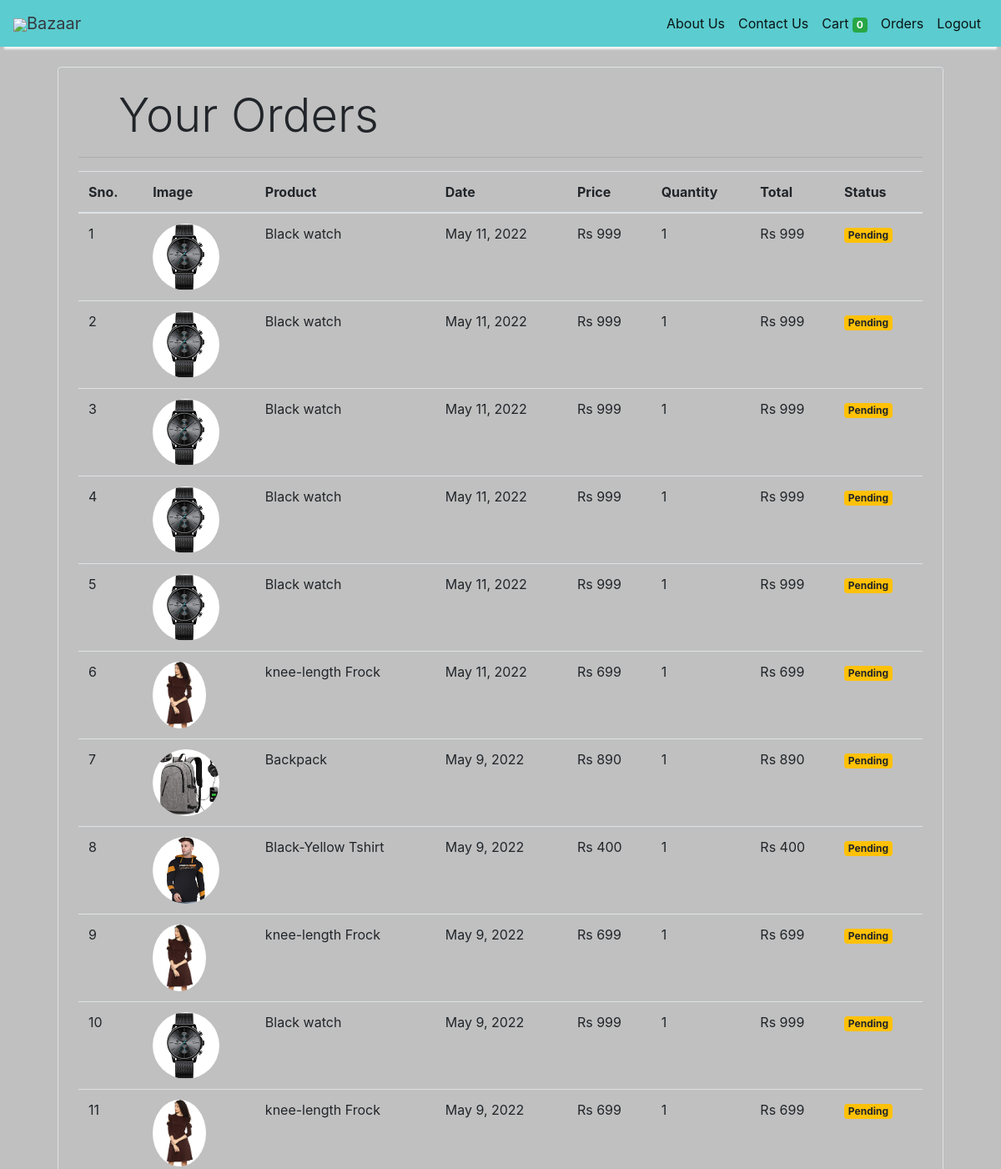
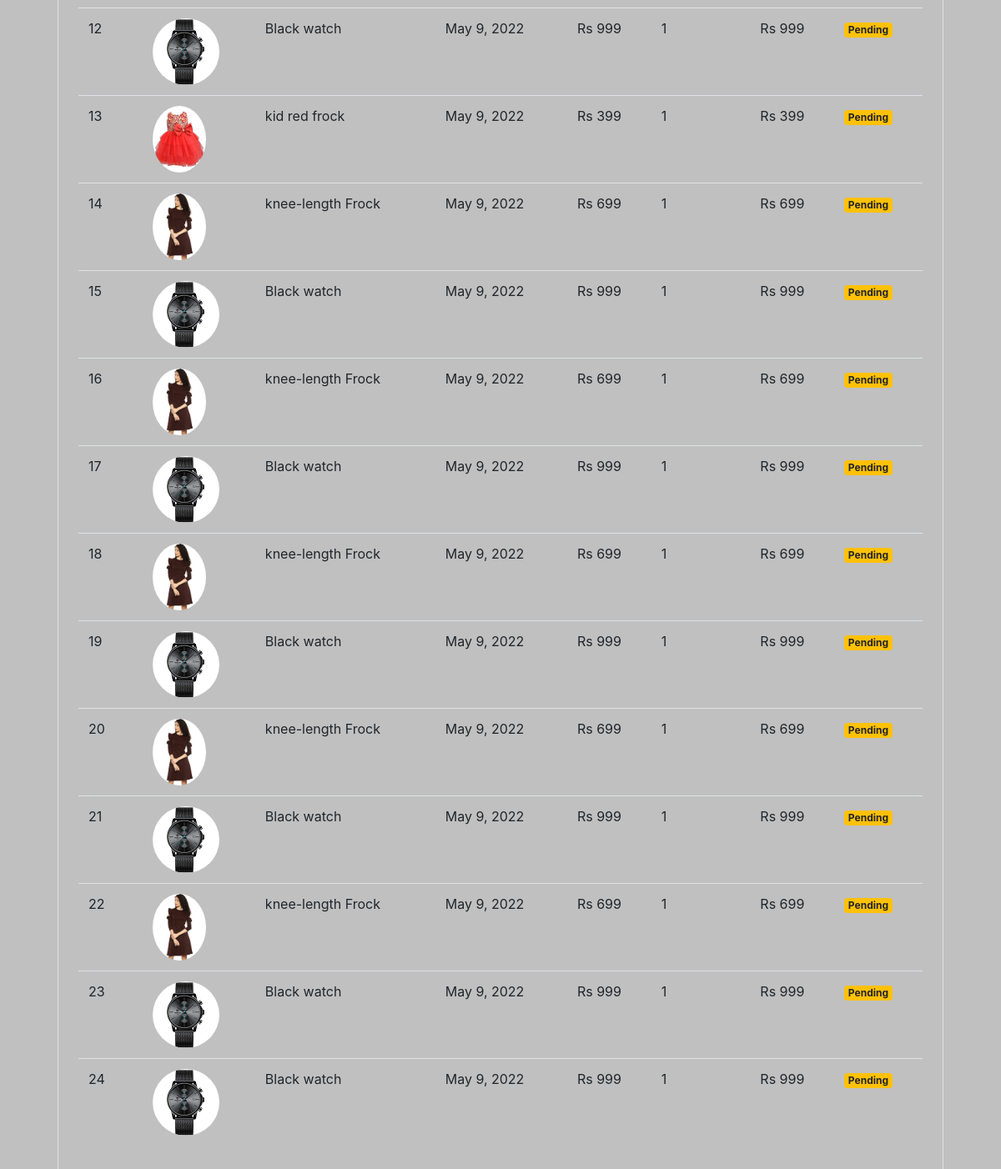
The page /orders (signed in) on the database its author committed (2 pictures, top to bottom).
### store/models/orders.py (models this page shows, shortened)
class Order(models.Model):
    product = models.ForeignKey(Products,
                                on_delete=models.CASCADE)
    customer = models.ForeignKey(Customer,
                                 on_delete=models.CASCADE)
    quantity = models.IntegerField(default=1)
    price = models.IntegerField()
    address = models.CharField (max_length=50, default='', blank=True)
    phone = models.CharField (max_length=50, default='', blank=True)
    date = models.DateField (default=datetime.datetime.today)
    status = models.BooleanField (default=False)
    @staticmethod
    def get_orders_by_customer(customer_id):
        return Order.objects.filter(customer=customer_id).order_by('-date')

### store/models/product.py (models this page shows, shortened)
class Products(models.Model):
    name = models.CharField(max_length=60)
    price= models.IntegerField(default=0)
    category= models.ForeignKey(Category,on_delete=models.CASCADE,default=1 )
    description= models.CharField(max_length=250, default='', blank=True, null= True)
    image= models.ImageField(upload_to='uploads/products/')

### store/middlewares/auth.py (the view)
    def middleware(request):
        print(request.session.get('customer'))
        returnUrl = request.META['PATH_INFO']
        print(request.META['PATH_INFO'])
        if not request.session.get('customer'):
           return redirect(f'login?return_url={returnUrl}')
        response = get_response(request)
        return response

### store/templatetags/custom_filter.py (called while the page is built)
@register.filter(name='currency')
def currency(number):
    return "Rs "+str(number)

@register.filter(name='multiply')
def multiply(number , number1):
    return number * number1

### store/views/orders.py (called while the page is built)
    def get(self , request ):
        customer = request.session.get('customer')
        orders = Order.get_orders_by_customer(customer)
        print(orders)
        return render(request , 'orders.html'  , {'orders' : orders})

### store/templates/orders.html (shortened to what this page needs)
{% extends 'base.html' %}
{% block content %}
{% load cart %}
{% load custom_filter %}
<div class="container">
   <div class="border rounded p-4 m-4">
        <p class="display-4 pl-4 ml-4">Your Orders</p>
        <hr>
        <table class="table">
            <thead>
                <tr>
                    <th>Sno.</th>
                    <th>Image</th>
                    <th>Product</th>
                    <th>Date</th>
                    <th>Price</th>
                    <th>Quantity</th>
                    <th>Total</th>
                    <th>Status</th>
                </tr>
            </thead>
            <tbody>
                {% for order in orders %}
                <tr>
                    <td>{{forloop.counter}}</td>
                    <td><img style="height: 80px;" class="rounded-circle" src="{{order.product.image.url}}" alt=""></td>
                    <td>{{order.product.name}}</td>
                    <td>{{order.date}}</td>
                    <td>{{order.price|currency}}</td>
                    <td>{{order.quantity}}</td>
                    <td>{{order.quantity|multiply:order.price|currency}}</td>
                    {% if order.status %}
                    <td><small class="badge badge-success">Completed</small></td>
                    {%else%}
                    <td><small class="badge badge-warning">Pending</small></td>
                    {% endif %}
                </tr>
                {% endfor %}
            </tbody>
        </table>
   </div>
</div>
{% endblock %}

### store/templates/base.html (shortened to what this page needs)
<!doctype html>
<html lang="en">
<head>
  <link rel="stylesheet" href="https://maxcdn.bootstrapcdn.com/bootstrap/4.0.0/css/bootstrap.min.css"
>
</head>
<body style="background-color:#C0C0C0" >
<nav class="one-edge-shadow
  navbar navbar-light
  sticky-top navbar
  navbar-expand-lg
  text-white">
    <a class="navbar-brand ms-3 text-dark " href="/">
    <link rel="stylesheet" href="https://use.fontawesome.com/releases/v5.7.0/css/all.css">
    <img src="https://www.freepnglogos.com/uploads/shopping-cart-png/shopping-cart-svg-png-icon-download-28.png" style="width:50px;height:50px,color:text-light;">Bazaar</a>
    <div class="collapse navbar-collapse" id="navbarSupportedContent">
      <ul class=" navbar-nav my-2 my-lg-0">
        <li class="nav-item active">
            <a class="nav-link" href="/about_us">About Us<span class="sr-only">(current)</span></a>
          </li>
          <li class="nav-item active">
              <a class="nav-link" href="/contact_us">Contact Us<span class="sr-only">(current)</span></a>
            </li>
        <li class="nav-item active">
          <a class="nav-link" href="/cart">Cart
            <span class="badge badge-success">{{request.session.cart.keys|length}}</span>
            <span class="sr-only">(current)</span></a>
        </li>
        {% if request.session.customer %}
        <li class="nav-item active ">
          <a class="nav-link" href="/orders">Orders<span class="sr-only">(current)</span></a>
        </li>
        <li class="nav-item active ">
          <a class="nav-link" href="/logout">Logout<span class="sr-only">(current)</span></a>
        </li>
        {% endif %}
      </ul>
    </div>
  </nav>
  {% block content %}{% endblock %}
</body>
</html>

### store/templates/base.html (style rules this page uses)
nav { background-color: #5bcccf; }
.one-edge-shadow { box-shadow: 0 8px 2px -5px rgb(246, 245, 245); }

### rows shown on the page
Order: product.image (picture), product.name "Black watch", date "May 11, 2022", price "Rs 999", quantity "1", quantity|multiply "Rs 999", status "Pending"
Order: product.image (picture), product.name "Black watch", date "May 11, 2022", price "Rs 999", quantity "1", quantity|multiply "Rs 999", status "Pending"
Order: product.image (picture), product.name "Black watch", date "May 11, 2022", price "Rs 999", quantity "1", quantity|multiply "Rs 999", status "Pending"
Order: product.image (picture), product.name "Black watch", date "May 11, 2022", price "Rs 999", quantity "1", quantity|multiply "Rs 999", status "Pending"
Order: product.image (picture), product.name "Black watch", date "May 11, 2022", price "Rs 999", quantity "1", quantity|multiply "Rs 999", status "Pending"
Order: product.image (picture), product.name "knee-length Frock", date "May 11, 2022", price "Rs 699", quantity "1", quantity|multiply "Rs 699", status "Pending"
Order: product.image (picture), product.name "Backpack", date "May 9, 2022", price "Rs 890", quantity "1", quantity|multiply "Rs 890", status "Pending"
Order: product.image (picture), product.name "Black-Yellow Tshirt", date "May 9, 2022", price "Rs 400", quantity "1", quantity|multiply "Rs 400", status "Pending"
Order: product.image (picture), product.name "knee-length Frock", date "May 9, 2022", price "Rs 699", quantity "1", quantity|multiply "Rs 699", status "Pending"
Order: product.image (picture), product.name "Black watch", date "May 9, 2022", price "Rs 999", quantity "1", quantity|multiply "Rs 999", status "Pending"
Order: product.image (picture), product.name "knee-length Frock", date "May 9, 2022", price "Rs 699", quantity "1", quantity|multiply "Rs 699", status "Pending"
Order: product.image (picture), product.name "Black watch", date "May 9, 2022", price "Rs 999", quantity "1", quantity|multiply "Rs 999", status "Pending"
Order: product.image (picture), product.name "kid red frock", date "May 9, 2022", price "Rs 399", quantity "1", quantity|multiply "Rs 399", status "Pending"
Order: product.image (picture), product.name "knee-length Frock", date "May 9, 2022", price "Rs 699", quantity "1", quantity|multiply "Rs 699", status "Pending"
Order: product.image (picture), product.name "Black watch", date "May 9, 2022", price "Rs 999", quantity "1", quantity|multiply "Rs 999", status "Pending"
Order: product.image (picture), product.name "knee-length Frock", date "May 9, 2022", price "Rs 699", quantity "1", quantity|multiply "Rs 699", status "Pending"
Order: product.image (picture), product.name "Black watch", date "May 9, 2022", price "Rs 999", quantity "1", quantity|multiply "Rs 999", status "Pending"
Order: product.image (picture), product.name "knee-length Frock", date "May 9, 2022", price "Rs 699", quantity "1", quantity|multiply "Rs 699", status "Pending"
Order: product.image (picture), product.name "Black watch", date "May 9, 2022", price "Rs 999", quantity "1", quantity|multiply "Rs 999", status "Pending"
Order: product.image (picture), product.name "knee-length Frock", date "May 9, 2022", price "Rs 699", quantity "1", quantity|multiply "Rs 699", status "Pending"
Order: product.image (picture), product.name "Black watch", date "May 9, 2022", price "Rs 999", quantity "1", quantity|multiply "Rs 999", status "Pending"
Order: product.image (picture), product.name "knee-length Frock", date "May 9, 2022", price "Rs 699", quantity "1", quantity|multiply "Rs 699", status "Pending"
Order: product.image (picture), product.name "Black watch", date "May 9, 2022", price "Rs 999", quantity "1", quantity|multiply "Rs 999", status "Pending"
Order: product.image (picture), product.name "Black watch", date "May 9, 2022", price "Rs 999", quantity "1", quantity|multiply "Rs 999", status "Pending"

### other values the page prints
{{ request.session.cart.keys|length }} "0"
